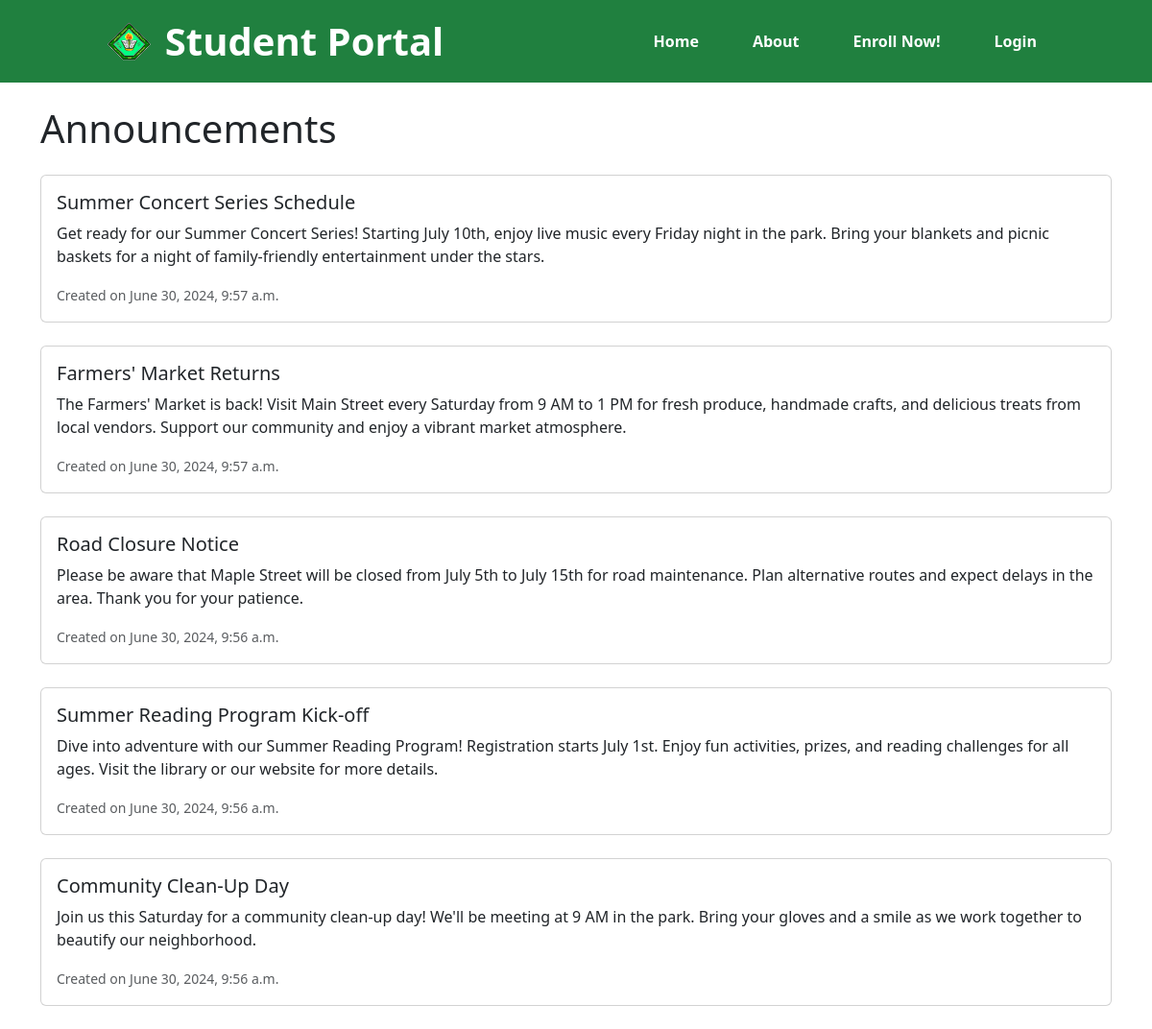
/myapp/announcement/, run on the app's committed database.
### myapp/models.py (models this page shows, shortened)
class Announcement(models.Model):
    title = models.CharField(max_length=255)
    content = models.TextField()
    created_at = models.DateTimeField(auto_now_add=True)
    updated_at = models.DateTimeField(auto_now=True)

### myapp/views.py (the view)
# urls.py: path('announcement/', views.announcement, name='announcement'),
def announcement(request):
    announcements = Announcement.objects.all().order_by('-created_at')
    return render(request, 'pages/announcement.html', {'announcements': announcements})

### myapp/templates/pages/announcement.html (shortened to what this page needs)
{% extends 'pages/index.html' %}
{% block content %}
    {% include 'pages/navbar.html' %}
    <div class="container mt-4">
        <h1 class="mb-4">Announcements</h1>
        <div class="row">
            {% for announcement in announcements %}
                <div class="col-md-12">
                    <div class="card mb-4">
                        <div class="card-body">
                            <h5 class="card-title">{{ announcement.title }}</h5>
                            <p class="card-text">{{ announcement.content }}</p>
                            <small class="text-muted">Created on {{ announcement.created_at }}</small>
                        </div>
                    </div>
                </div>
            {% endfor %}
        </div>
    </div>
{% endblock %}

### myapp/templates/pages/index.html (shortened to what this page needs)
<!doctype html>
<html lang="en">
<head>
    {% load static %}
    <link rel="stylesheet" href="{% static '/css/style.css' %}">
    <link rel="stylesheet" href="https://cdnjs.cloudflare.com/ajax/libs/font-awesome/6.5.2/css/all.min.css">
    <link rel="stylesheet" href="https://cdn.jsdelivr.net/npm/bootstrap@5.3.3/dist/css/bootstrap.min.css">
</head>
<body>
{% block content %}
{% endblock %}
</body>
</html>

### myapp/templates/pages/navbar.html (shortened to what this page needs)
{% load static %}
<nav class="navbar navbar-expand-lg padding-custom-7" style="background: #20803F;">
    <a class="navbar-brand d-flex align-items-center" href="#">
        <img src="{% static 'images/cvsu-logo.png' %}" alt="Logo" class="navbar-logo">
        {% if request.user.is_authenticated %}
            {% if request.user.is_admin %}
                <span style="color: white; font-size: 2.5rem; font-weight: bold; margin-left: 15px;">Admin Panel</span>
            {% else %}
                <span style="color: white; font-size: 2.5rem; font-weight: bold; margin-left: 15px;">Student Portal</span>
            {% endif %}
        {% else %}
            <span style="color: white; font-size: 2.5rem; font-weight: bold; margin-left: 15px;">Student Portal</span>
        {% endif %}
    </a>
    <div class="collapse navbar-collapse justify-content-end" id="navbarNav">
        <ul class="navbar-nav">
            <li class="nav-item">
                <a class="nav-link ml-custom" href="{% url 'home' %}" style="color: white; font-weight: bold;">Home</a>
            </li>
            <li class="nav-item">
                <a class="nav-link ml-custom" href="{% url 'about' %}"
                   style="color: white; font-weight: bold;">About</a>
            </li>
            {% if not request.user.is_authenticated %}
                {% if not request.user.is_admin %}
                    <li class="nav-item">
                        <a class="nav-link ml-custom" href="{% url 'registration' %}"
                           style="color: white; font-weight: bold;">Enroll Now!</a>
                    </li>
                {% endif %}
            {% endif %}
            {% if request.user.is_authenticated %}
                {% if request.user.is_admin %}
                    <li class="nav-item dropdown">
                        <a class="nav-link dropdown-toggle" href="#" id="" role="button" data-bs-toggle="dropdown"
                           aria-expanded="false" style="color: #ffa600; font-weight: bold;">Admin</a>
                        <ul class="dropdown-menu dropdown-menu-end" aria-labelledby="profileDropdown">
                            <li><a class="dropdown-item" href="{% url 'admin_student_list' %}">Account List</a></li>
                            <li><a class="dropdown-item" href="{% url 'register' %}">Register Account</a></li>
                            <li><a class="dropdown-item" href="{% url 'add_announcement' %}">Add Announcement</a></li>
                            <li><a class="dropdown-item" href="{% url 'professors_list' %}">Professor</a></li>
                            <li><a class="dropdown-item" href="{% url 'subjects_list' %}">Subject</a></li>
                            <li><a class="dropdown-item" href="{% url 'courses_list' %}">Courses</a></li>
                            <li><a class="dropdown-item" href="{% url 'new_student_list' %}">Student Register</a></li>
                            <li>
                                <hr class="dropdown-divider">
                            </li>
                        </ul>
                    </li>
                {% endif %}
                <li class="nav-item dropdown profile-icon">
                    <a class="nav-link dropdown-toggle" href="#" id="profileDropdown" role="button"
                       data-bs-toggle="dropdown" aria-expanded="false" style="color: green; font-weight: bold;">
                        <i class="fa-regular fa-circle-user" style="font-size: 1.8rem; color: #ffa600"></i>
                    </a>
                    <ul class="dropdown-menu dropdown-menu-end" aria-labelledby="profileDropdown">
                        <li><a class="dropdown-item" href="{% url 'profile' %}">Profile</a></li>
                        <li><a class="dropdown-item" href="#">Settings</a></li>
                        <li>
                            <hr class="dropdown-divider">
                        </li>
                        <li><a class="dropdown-item" href="{% url 'user_logout' %}" id="logoutButton">Log out</a></li>
                    </ul>
                </li>
            {% else %}
                <li class="nav-item">
                    <a class="nav-link ml-custom" href="{% url 'user_login' %}"
                       style="color: white; font-weight: bold;">Login</a>
                </li>
            {% endif %}
        </ul>
    </div>
</nav>

### myapp/static/css/style.css (style rules this page uses)
* { box-sizing: border-box; }
.navbar-logo { height: 40px; width: auto; }
.d-flex { align-items: center; }
.navbar { display: flex; justify-content: space-around; align-items: center; padding: 100px; }
.ml-custom { margin-left: 40px; }
.padding-custom-7 { padding-inline: 7rem !important; }
.navbar-logo { height: 40px !important; width: auto !important; }
.navbar-nav .nav-link { transition: background-color 0.5s ease; }

### data on the page
Announcement: title "Summer Concert Series Schedule", content "Get ready for our Summer Concert Series! Starting July 10th, enjoy live music every Friday night in the park. Bring your blankets and picnic baskets for a night of family-friendly entertainment under the stars.", created_at "June 30, 2024, 9:57 a.m."
Announcement: title "Farmers' Market Returns", content "The Farmers' Market is back! Visit Main Street every Saturday from 9 AM to 1 PM for fresh produce, handmade crafts, and delicious treats from local vendors. Support our community and enjoy a vibrant market atmosphere.", created_at "June 30, 2024, 9:57 a.m."
Announcement: title "Road Closure Notice", content "Please be aware that Maple Street will be closed from July 5th to July 15th for road maintenance. Plan alternative routes and expect delays in the area. Thank you for your patience.", created_at "June 30, 2024, 9:56 a.m."
Announcement: title "Summer Reading Program Kick-off", content "Dive into adventure with our Summer Reading Program! Registration starts July 1st. Enjoy fun activities, prizes, and reading challenges for all ages. Visit the library or our website for more details.", created_at "June 30, 2024, 9:56 a.m."
Announcement: title "Community Clean-Up Day", content "Join us this Saturday for a community clean-up day! We'll be meeting at 9 AM in the park. Bring your gloves and a smile as we work together to beautify our neighborhood.", created_at "June 30, 2024, 9:56 a.m."
